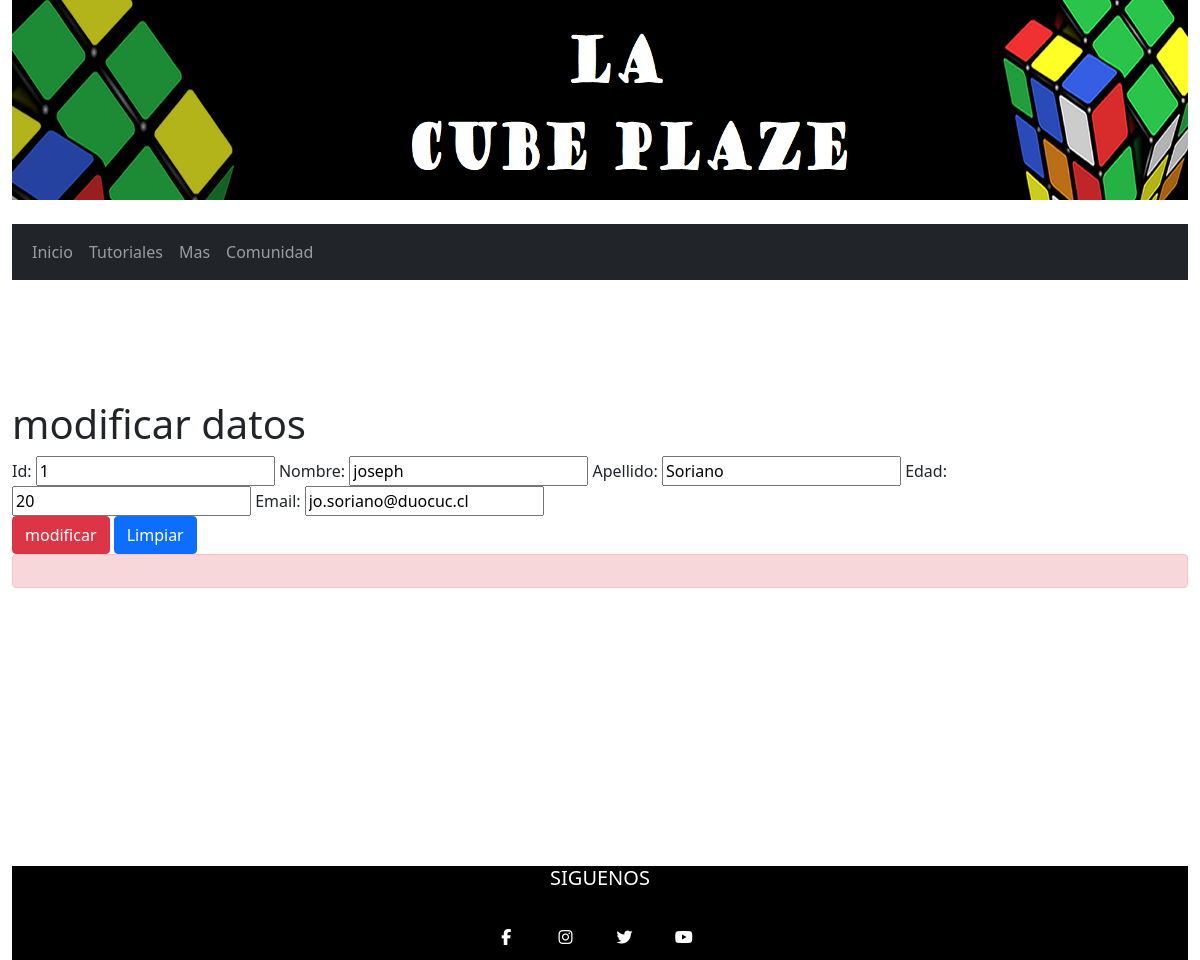
/modificar/1, run on the app's committed database.
### app1/models.py (models this page shows)
class Cliente (models.Model):
    id=models.IntegerField(primary_key=True)
    nombre=models.CharField(max_length=30)
    apellido=models.CharField(max_length=30)
    edad=models.IntegerField()
    email=models.EmailField()

### app1/views.py (the view)
# urls.py: path('modificar/<id>',modificar,name="modificar"),
def modificar(request,id):
    cliente = Cliente.objects.get(id=id)
    datos = {
        'form': clienteform(instance=cliente)
    }
    if request.method=='POST':
        formulario= clienteform(data=request.POST,instance=cliente)
        if formulario.is_valid:
            formulario.save()
            datos["mensaje"]="Modificados correctamente"
    return render(request,"../templates/modificar.html",datos)

### app1/forms.py
class clienteform(ModelForm):
    class Meta:
        model= Cliente
        fields=['id','nombre','apellido','edad','email']

### app1/templates/modificar.html (shortened to what this page needs)
<html lang="en">
<head>{% load static%}
    <link href="https://cdn.jsdelivr.net/npm/bootstrap@5.1.3/dist/css/bootstrap.min.css" rel="stylesheet">
    <link href="https://cdn.jsdelivr.net/npm/bootstrap@5.1.3/dist/css/bootstrap.min.css" rel="stylesheet">
    <link type="text/css" rel="stylesheet" href="../static/css/diseño.css">
    <link type="text/Js" rel="stylesheet" href="../static/javascript/funciones.js">
</head>
<body class="container-fluid ">
    <header >
        <div class="foto_titulo">
        <img src="{% static '../static/imagenes/plagio.png' %}" alt="encabezado" width="100%" height="200">
        </div>
      <br><br>
    </header>
    <nav class="navbar navbar-expand-sm bg-dark navbar-dark">
    <div class="container-fluid">
      <ul class="navbar-nav">
        <li class="nav-item">
          <a class="nav-link " href="../">Inicio</a>
        </li>
       <li class="nav-item">
          <a class="nav-link" href="../tutorial">Tutoriales</a>
        </li>
        <li class="nav-item">
          <a class="nav-link" href="../mas">Mas</a>
        </li>
        <li class="nav-item">
          <a class="nav-link " href="../comunidad">Comunidad</a>
        </li>
      </ul>
    </div>
  </nav><section><br><br><br><br><br><div>
    <h1>modificar datos</h1>
<div class="row">
    <br><br><br><br>
    <form method="post" action="" id="formulario">
      <div class="form-group">
        {{form.as_table}}
      </div>
      <input type="submit" class="btn btn-danger" id="enviar" value="modificar">
      <input type="reset" class="btn btn-primary" id="limpiar" value="Limpiar">
      <div id="error" class="alert alert-danger" role="alert"></div>
    </form>
    <div class="alert alert-sucess" role="alert">
    </div>
</div>
</div><br><br><br><br></section>
<footer class="pie-pagina">
    <div class="grupo-1">
      <div class="box">
        <h2>SIGUENOS</h2>
        <div class="red-social">
          <a href="#" class="fa fa-facebook"></a>
          <a href="#" class="fa fa-instagram"></a>
          <a href="#" class="fa fa-twitter"></a>
          <a href="#" class="fa fa-youtube"></a>
        </div>
      </div>
    </div>
  </footer>
</body>
</html>

### app1/static/css/diseño.css (style rules this page uses)
.foto_titulo { width: 100%; position: relative; display: inline-block; text-align: center; }
.pie-pagina { background-color: black; text-align: center; }
.pie-pagina .grupo-1 .box h2 { color: white; margin-top: 100; margin-bottom: 25px ; font-size: 20px; }
.pie-pagina .grupo-1 .red-social a { display: inline-block; text-decoration: none; width: 45px; height: 45px; line-height: 45px; color: white; margin-right: 10px; background-color: black; text-align: center; transition: all 300ms ease; }
body { overflow-x: hidden; }

### data on the page
Cliente: id "1", nombre "joseph", apellido "Soriano", edad "20", email "jo.soriano@duocuc.cl"
